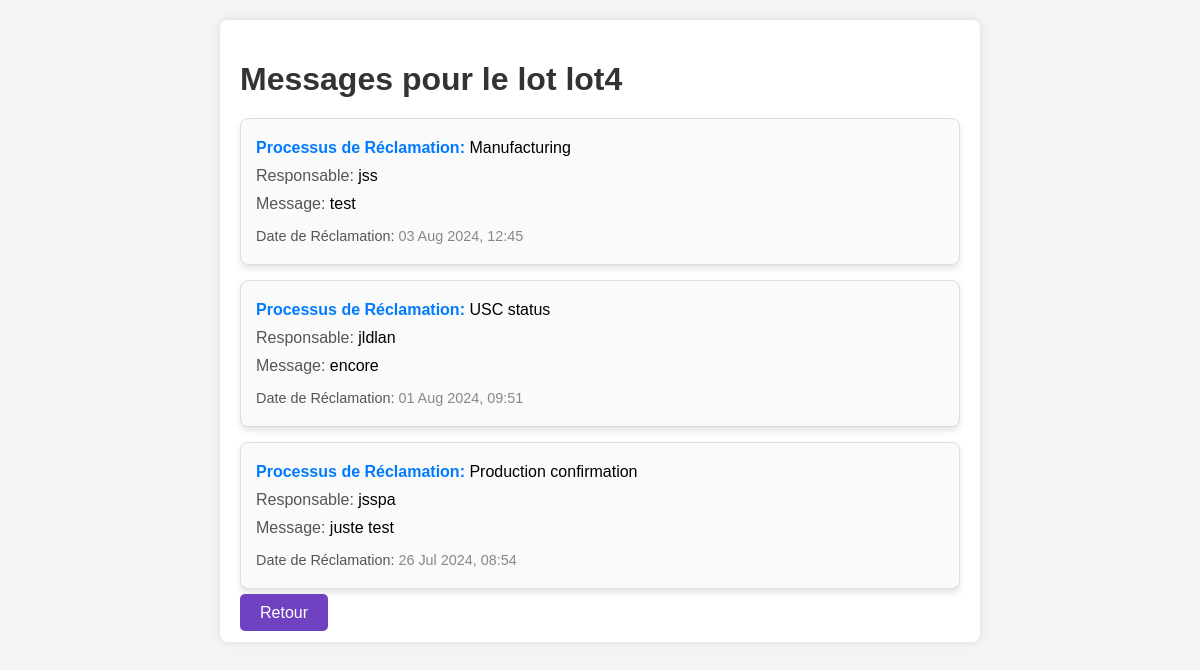
Screenshot of /lot_messages/lot4/ with the database file from the repository.
### suivi/models.py (models this page shows, shortened)
class Lot(models.Model):
    ref = models.CharField(max_length=20, primary_key=True)
    quantite = models.IntegerField()

class Message(models.Model):
    lot = models.ForeignKey(Lot, on_delete=models.CASCADE)
    processus = models.ForeignKey(Processus, on_delete=models.CASCADE)
    temps_reclamation = models.DateTimeField()
    le_message = models.TextField()
    responsable = models.CharField(max_length=255)
    class Meta:
        unique_together = (('lot', 'processus', 'temps_reclamation'),)

class Processus(models.Model):
    id = models.AutoField(primary_key=True)
    nom_proc = models.CharField(max_length=100)
    responsable = models.CharField(max_length=100)
    duree = models.IntegerField(default=0)  # Durée en minutes
    def __str__(self):
        return self.nom_proc

### suivi/views.py (the view)
# urls.py: path('lot_messages/<str:lot_ref>/', views.lot_messages, name='lot_messages'),
def lot_messages(request, lot_ref):
    lot = get_object_or_404(Lot, ref=lot_ref)
    messages = Message.objects.filter(lot=lot).order_by('-temps_reclamation')
    return render(request, 'lot_messages.html', {
        'lot': lot,
        'messages': messages
    })

### suivi/templates/lot_messages.html (shortened to what this page needs)
<!DOCTYPE html>
<html lang="en">
<head>
</head>
<body>
    <div class="container">
        <h1>Messages pour le lot {{ lot.ref }}</h1>
        {% if messages %}
            {% for message in messages %}
                <div class="message">
                    <p><span class="processus">Processus de Réclamation:</span> {{ message.processus }}</p>
                    <p><span class="info">Responsable:</span> {{ message.responsable }}</p>
                    <p><span class="info">Message:</span> {{ message.le_message }}</p>
                    <p class="date"><span class="info">Date de Réclamation:</span> {{ message.temps_reclamation|date:"d M Y, H:i" }}</p>
                </div>
            {% endfor %}
        {% else %}
            <p class="no-messages">Aucun message pour ce lot.</p>
        {% endif %}
        <a href="{% url 'index' %}" class="button">Retour</a>
    </div>
</body>
</html>

### suivi/templates/lot_messages.html (style rules this page uses)
body { font-family: Tahoma, sans-serif; background-color: #f4f4f4; margin: 0; padding: 0; }
.container { width: 60%; margin: 20px auto; background: #fff; border-radius: 8px; box-shadow: 0 0 10px rgba(0,0,0,0.1); padding: 20px; }
h1 { color: #333; margin-bottom: 20px; }
.message { border: 1px solid #ddd; padding: 15px; margin-bottom: 15px; background-color: #fafafa; border-radius: 8px; box-shadow: 0 4px 6px rgba(0,0,0,0.1); display: flex; flex-direction: column; }
.message p { margin: 5px 0; }
.message .info { color: #555; }
.message .date { font-size: 0.9em; color: #888; margin-top: 10px; }
.message .processus { font-weight: bold; color: #007BFF; }
.button { margin-top: 20px; padding: 10px 20px; font-size: 16px; background-color: #6f42c1; color: white; border: none; border-radius: 5px; cursor: pointer; text-decoration: none; }

### rows the page displays
Lot: ref "lot4"
Message: processus "Manufacturing", responsable "jss", le_message "test", temps_reclamation "03 Aug 2024, 12:45"
Message: processus "USC status", responsable "jldlan", le_message "encore", temps_reclamation "01 Aug 2024, 09:51"
Message: processus "Production confirmation", responsable "jsspa", le_message "juste test", temps_reclamation "26 Jul 2024, 08:54"
